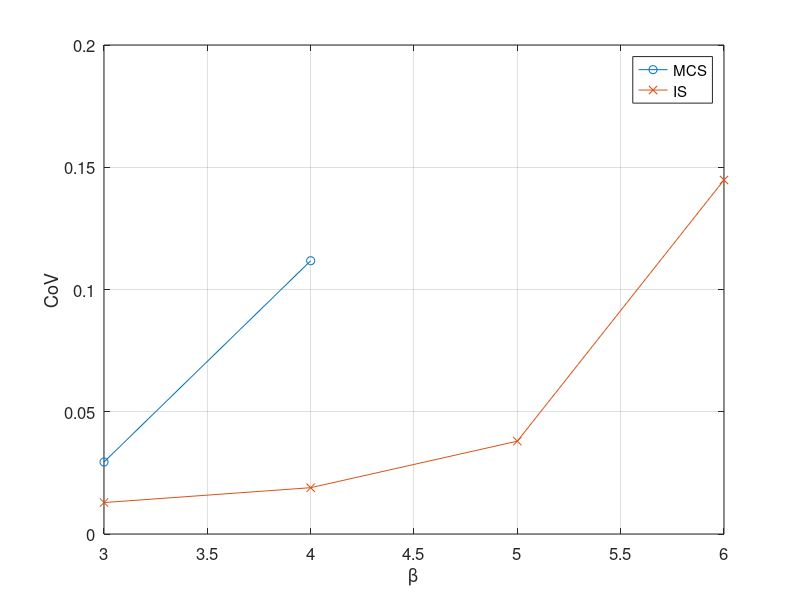

The MATLAB script that drew this image:
function plot_rare_event_results()

load('results/rare_event/tables/summary.mat');

figure;
plot(summary.beta, summary.CoV_mcs, '-o');
hold on;
plot(summary.beta, summary.CoV_is, '-x');

xlabel('\beta');
ylabel('CoV');
legend('MCS', 'IS');
set(gca,'FontSize',12);
grid on;

end
